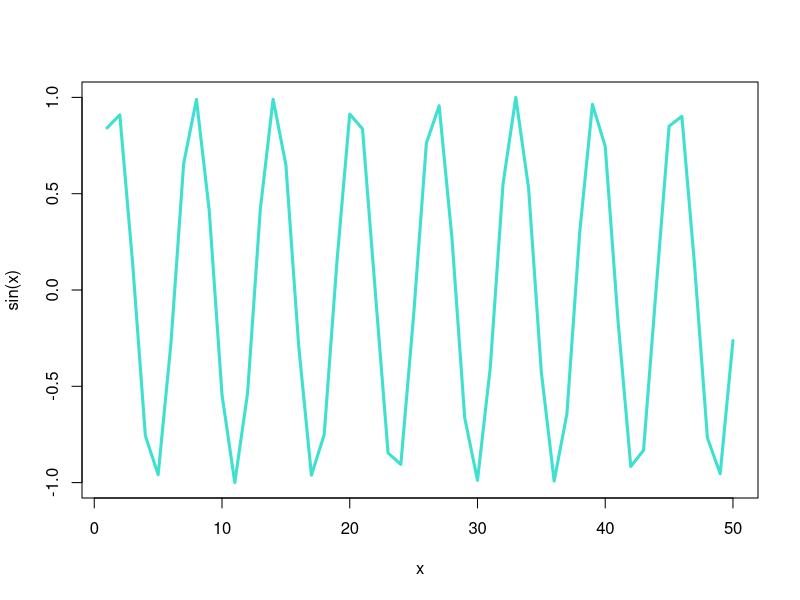

This figure's R source:
#' ---
#' title: "Class 4"
#' author: "Joseph Girgiss (PID: A17388247)"
#' ---

x <- 1:50
plot(x, sin(x), typ="l", lwd=3, col="turquoise")